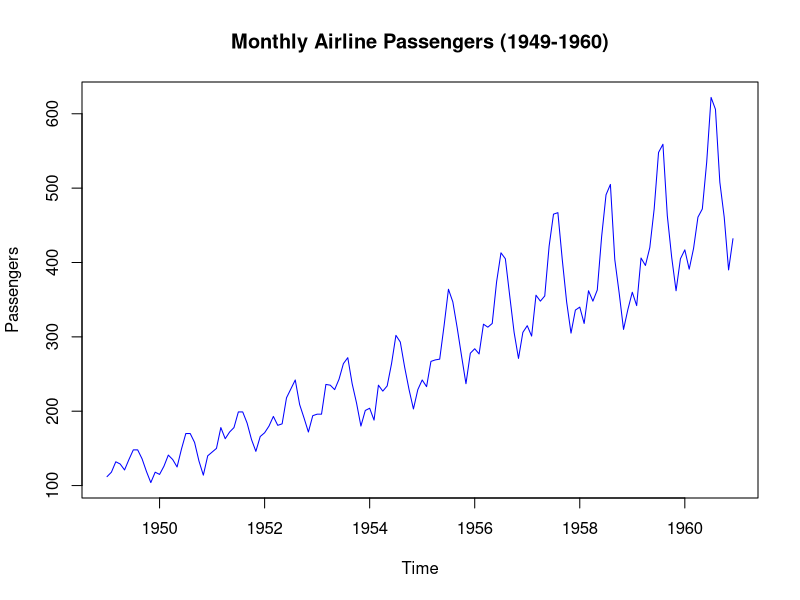
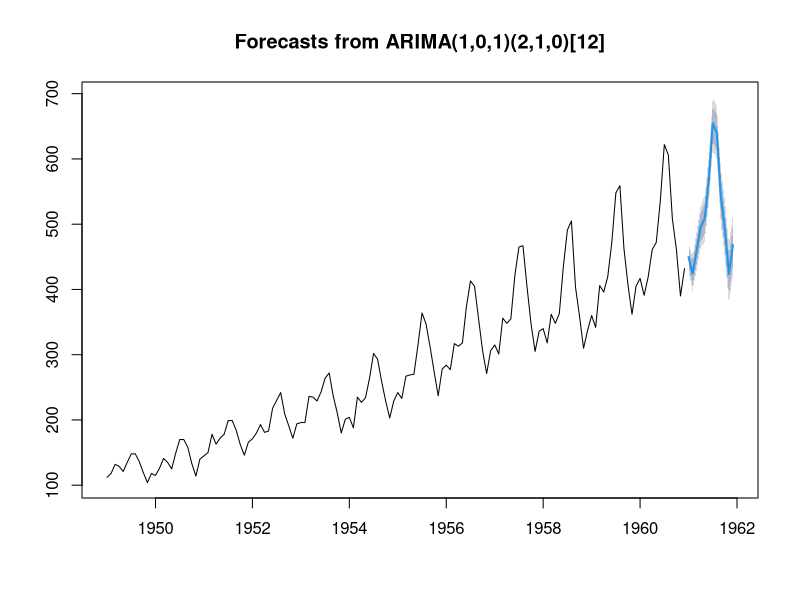

Here is the R script that generated these plots, in order:
install.packages("forecast")
library(forecast)

data("AirPassengers")
print(AirPassengers)

AP <- AirPassengers
str(AP)
head(AP)
ts(AP, frequency = 12, start=c(1949,1))
attributes(AP)

plot(AP, main = "Monthly Airline Passengers (1949-1960)",
     xlab = "Time", ylab = "Passengers", col = "blue")

# Fit the specific SARIMA model
# ARIMA(1, 0, 1)(2, 1, 0)[12]
sarima_model <- Arima(AP, order = c(1, 0, 1), seasonal = c(2, 1, 0))

summary(sarima_model)

forecast_result <- forecast(sarima_model, h = 12)  # h is the number of periods to forecast

plot(forecast_result)